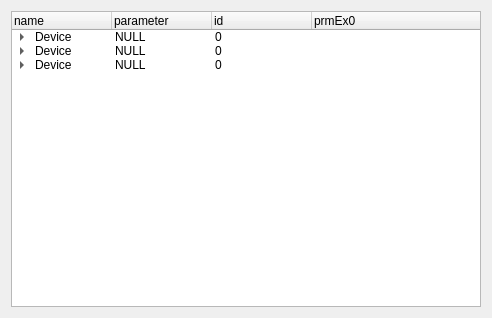
<?xml version="1.0" encoding="UTF-8"?>
<ui version="4.0">
 <class>Form</class>
 <widget class="QWidget" name="Form">
  <property name="geometry">
   <rect>
    <x>0</x>
    <y>0</y>
    <width>492</width>
    <height>318</height>
   </rect>
  </property>
  <property name="windowTitle">
   <string>Form</string>
  </property>
  <layout class="QVBoxLayout" name="verticalLayout">
   <item>
    <widget class="QTreeWidget" name="treeWidget">
     <column>
      <property name="text">
       <string>name</string>
      </property>
     </column>
     <column>
      <property name="text">
       <string>parameter</string>
      </property>
     </column>
     <column>
      <property name="text">
       <string>id</string>
      </property>
     </column>
     <column>
      <property name="text">
       <string>prmEx0</string>
      </property>
     </column>
     <item>
      <property name="text">
       <string>Device</string>
      </property>
      <property name="text">
       <string>NULL</string>
      </property>
      <property name="text">
       <string>0</string>
      </property>
      <property name="text">
       <string/>
      </property>
      <item>
       <property name="text">
        <string>RnNet</string>
       </property>
       <property name="text">
        <string>1</string>
       </property>
       <property name="text">
        <string>0</string>
       </property>
       <property name="text">
        <string>240</string>
       </property>
       <item>
        <property name="text">
         <string>SD6x</string>
        </property>
        <property name="text">
         <string>6</string>
        </property>
        <property name="text">
         <string/>
        </property>
        <property name="text">
         <string/>
        </property>
        <item>
         <property name="text">
          <string>SD61</string>
         </property>
         <property name="text">
          <string>NULL</string>
         </property>
         <property name="text">
          <string>21000541</string>
         </property>
         <property name="text">
          <string/>
         </property>
         <item>
          <property name="text">
           <string>V129</string>
          </property>
          <property name="text">
           <string>NULL</string>
          </property>
          <property name="text">
           <string>0</string>
          </property>
          <property name="text">
           <string/>
          </property>
         </item>
        </item>
       </item>
      </item>
     </item>
     <item>
      <property name="text">
       <string>Device</string>
      </property>
      <property name="text">
       <string>NULL</string>
      </property>
      <property name="text">
       <string>0</string>
      </property>
      <property name="text">
       <string/>
      </property>
      <item>
       <property name="text">
        <string>RnNet</string>
       </property>
       <property name="text">
        <string>1</string>
       </property>
       <property name="text">
        <string>0</string>
       </property>
       <property name="text">
        <string>241</string>
       </property>
       <item>
        <property name="text">
         <string>SD6x</string>
        </property>
        <property name="text">
         <string>6</string>
        </property>
        <property name="text">
         <string/>
        </property>
        <property name="text">
         <string/>
        </property>
        <item>
         <property name="text">
          <string>SD61</string>
         </property>
         <property name="text">
          <string>NULL</string>
         </property>
         <property name="text">
          <string>21000541</string>
         </property>
         <property name="text">
          <string/>
         </property>
         <item>
          <property name="text">
           <string>V129</string>
          </property>
          <property name="text">
           <string>NULL</string>
          </property>
          <property name="text">
           <string>0</string>
          </property>
          <property name="text">
           <string/>
          </property>
         </item>
        </item>
       </item>
      </item>
     </item>
     <item>
      <property name="text">
       <string>Device</string>
      </property>
      <property name="text">
       <string>NULL</string>
      </property>
      <property name="text">
       <string>0</string>
      </property>
      <property name="text">
       <string/>
      </property>
      <item>
       <property name="text">
        <string>RnNet</string>
       </property>
       <property name="text">
        <string>1</string>
       </property>
       <property name="text">
        <string>0</string>
       </property>
       <property name="text">
        <string>242</string>
       </property>
       <item>
        <property name="text">
         <string>SD6x</string>
        </property>
        <property name="text">
         <string>6</string>
        </property>
        <property name="text">
         <string/>
        </property>
        <property name="text">
         <string/>
        </property>
        <item>
         <property name="text">
          <string>SD61</string>
         </property>
         <property name="text">
          <string>NULL</string>
         </property>
         <property name="text">
          <string>21000541</string>
         </property>
         <property name="text">
          <string/>
         </property>
         <item>
          <property name="text">
           <string>V129</string>
          </property>
          <property name="text">
           <string>NULL</string>
          </property>
          <property name="text">
           <string>0</string>
          </property>
          <property name="text">
           <string/>
          </property>
         </item>
        </item>
       </item>
      </item>
     </item>
    </widget>
   </item>
  </layout>
 </widget>
 <resources/>
 <connections/>
</ui>
